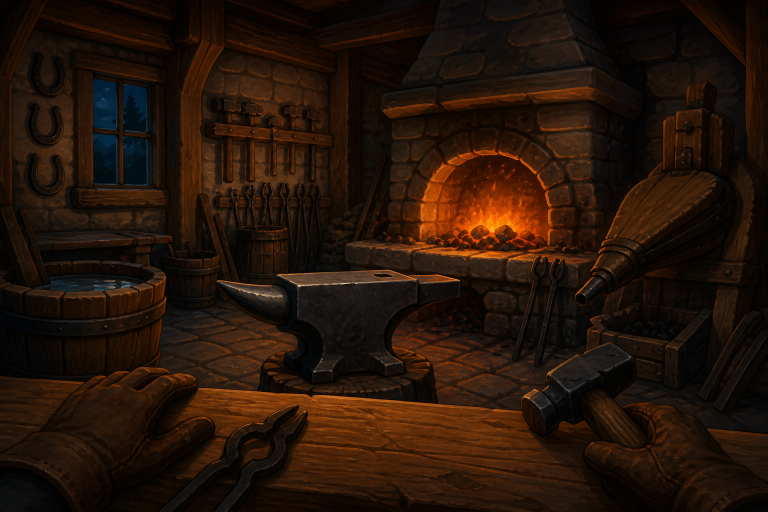
#> input picture art_style_demo/references/workshop_fp_ref.png, 1536 x 1024 px (shown at 1/2 size)
$ python measure_sprites.py
#> lines starting #> are read from the running program, lines starting #| are printed output that depends on the picture
#!/usr/bin/env python3
"""Measure unique colors and same-color clusters on sprites / refs.

Cluster = 4-connected component of identical RGBA. Speckles are size-1/2 clusters.
Paintings with huge palettes skip exact clustering and report quantized clusters instead.
"""

from __future__ import annotations

import csv
import json
import math
import sys
from collections import deque
from pathlib import Path

import numpy as np
from PIL import Image

ROOT = Path(__file__).resolve().parents[3]
OUT_DIR = Path(__file__).resolve().parents[1] / "experiment" / "metrics"

QUANTIZE_K = 32


def load_rgba(path: Path) -> np.ndarray:
    im = Image.open(path).convert("RGBA")
    return np.asarray(im)


def opaque_mask(arr: np.ndarray, alpha_min: int = 16) -> np.ndarray:
    return arr[..., 3] >= alpha_min


def unique_colors(arr: np.ndarray, mask: np.ndarray) -> int:
    if not np.any(mask):
        return 0
    packed = (
        arr[..., 0].astype(np.uint32) << 24
        | arr[..., 1].astype(np.uint32) << 16
        | arr[..., 2].astype(np.uint32) << 8
        | arr[..., 3].astype(np.uint32)
    )
    return int(np.unique(packed[mask]).size)


def kmeans_labels(arr: np.ndarray, mask: np.ndarray, k: int, seed: int = 0) -> np.ndarray:
    """Return HxW int labels; transparent pixels = -1."""
    from sklearn.cluster import MiniBatchKMeans

    h, w, _ = arr.shape
    labels = np.full((h, w), -1, dtype=np.int32)
    pts = arr[mask][:, :3].astype(np.float32)
    if pts.shape[0] == 0:
        return labels
    k_eff = int(min(k, pts.shape[0], unique_colors(arr, mask)))
    if k_eff <= 1:
        labels[mask] = 0
        return labels
    km = MiniBatchKMeans(n_clusters=k_eff, random_state=seed, batch_size=min(4096, pts.shape[0]), n_init=3)
    labels[mask] = km.fit_predict(pts)
    return labels


def cluster_sizes_from_labels(labels: np.ndarray) -> list[int]:
    h, w = labels.shape
    seen = np.zeros((h, w), dtype=bool)
    sizes: list[int] = []
    for y in range(h):
        row = labels[y]
        for x in range(w):
            if seen[y, x] or row[x] < 0:
                continue
            color = int(row[x])
            n = 0
            q = deque([(y, x)])
            seen[y, x] = True
            while q:
                cy, cx = q.popleft()
                n += 1
                if cx + 1 < w and not seen[cy, cx + 1] and labels[cy, cx + 1] == color:
                    seen[cy, cx + 1] = True
                    q.append((cy, cx + 1))
                if cx > 0 and not seen[cy, cx - 1] and labels[cy, cx - 1] == color:
                    seen[cy, cx - 1] = True
                    q.append((cy, cx - 1))
                if cy + 1 < h and not seen[cy + 1, cx] and labels[cy + 1, cx] == color:
                    seen[cy + 1, cx] = True
                    q.append((cy + 1, cx))
                if cy > 0 and not seen[cy - 1, cx] and labels[cy - 1, cx] == color:
                    seen[cy - 1, cx] = True
                    q.append((cy - 1, cx))
            sizes.append(n)
    return sizes


def summarize_clusters(sizes: list[int]) -> dict:
    if not sizes:
        return {
            "clusters": 0,
            "mean_cluster": 0.0,
            "median_cluster": 0.0,
            "speckle_ratio": 0.0,
            "readable_clusters": 0,
        }
    arr = np.array(sizes, dtype=np.float64)
    speckles = int(np.sum(arr <= 2))
    readable = int(np.sum(arr >= 4))
    return {
        "clusters": int(arr.size),
        "mean_cluster": float(arr.mean()),
        "median_cluster": float(np.median(arr)),
        "speckle_ratio": float(speckles / arr.size),
        "readable_clusters": readable,
    }


def measure(path: Path, group: str) -> dict:
    arr = load_rgba(path)
    h, w = arr.shape[:2]
    mask = opaque_mask(arr)
    opaque = int(mask.sum())
    colors = unique_colors(arr, mask)
    area = max(opaque, 1)
    sqrt_area = math.sqrt(area)
    rec: dict = {
        "group": group,
        "path": str(path.relative_to(ROOT)),
        "w": w,
        "h": h,
        "canvas": w * h,
        "opaque": opaque,
        "unique_colors": colors,
        "colors_per_sqrt": colors / sqrt_area,
        "pixels_per_color": area / max(colors, 1),
    }

    do_exact = colors > 0 and colors <= 256 and opaque <= 250_000
    if do_exact:
        packed = (
            arr[..., 0].astype(np.int32) << 16
            | arr[..., 1].astype(np.int32) << 8
            | arr[..., 2].astype(np.int32)
        )
        packed = np.where(mask, packed, -1)
        rec.update({f"exact_{k}": v for k, v in summarize_clusters(cluster_sizes_from_labels(packed)).items()})
    else:
        rec.update(
            {
                "exact_clusters": None,
                "exact_mean_cluster": None,
                "exact_median_cluster": None,
                "exact_speckle_ratio": None,
                "exact_readable_clusters": None,
            }
        )

    q_labels = kmeans_labels(arr, mask, QUANTIZE_K)
    rec.update({f"q32_{k}": v for k, v in summarize_clusters(cluster_sizes_from_labels(q_labels)).items()})
    rec["q32_colors"] = int(q_labels.max() + 1) if np.any(q_labels >= 0) else 0
    rec["q32_colors_per_sqrt"] = rec["q32_colors"] / sqrt_area
    rec["q32_pixels_per_color"] = area / max(rec["q32_colors"], 1)
    return rec


def targets() -> list[tuple[str, Path]]:
    items: list[tuple[str, Path]] = []
    refs = ROOT / "art_style_demo" / "references"
    for name in [
        "workshop_fp_ref.png",
        "street_day_ref.png",
        "street_night_ref.png",
        "workshop_fp_pixel_ref.png",
        "street_day_pixel_ref.png",
        "street_night_pixel_ref.png",
    ]:
        items.append(("demo_ref", refs / name))

    ase = ROOT / "Aseprite-User" / "export"
    for p in sorted(ase.rglob("*.png")):
        items.append(("aseprite_user", p))

    lpc_props = ROOT / "art_style_demo" / "shared" / "imported" / "lpc_blacksmith" / "props"
    for p in sorted(lpc_props.glob("*.png")):
        items.append(("lpc_prop", p))

    lpc_slices = ROOT / "art_style_demo" / "shared" / "imported" / "lpc_base_assets" / "slices"
    for name in [
        "barrel_0.png",
        "door_wood.png",
        "window_house.png",
        "sign_sword.png",
        "wall_brick_fill.png",
        "floor_cobble.png",
        "beam_wood.png",
        "horseshoe.png",
    ]:
        p = lpc_slices / name
        if p.exists():
            items.append(("lpc_slice", p))

    exp = ROOT / "art_style_demo" / "07_hd2d" / "experiment" / "out"
    if exp.exists():
        for p in sorted(exp.rglob("*.png")):
            if p.name == "contact_sheet.png" or p.name.startswith("view_"):
                continue
            if "prompt_lookdev" in p.parts:
                continue
            items.append(("experiment", p))
    return [(g, p) for g, p in items if p.exists()]


def main() -> int:
    OUT_DIR.mkdir(parents=True, exist_ok=True)
    rows = []
    for group, path in targets():
        print(f"measuring {group} {path.name} ...", flush=True)
        rec = measure(path, group)
#> in opaque_mask, `return arr[..., 3] >= alpha_min`: returned value: shape (1024, 1536) bool; every value is 1
#> in measure, `opaque = int(mask.sum())`: opaque = 1572864
#> in unique_colors, `packed = ( arr[..., 0].astype(np.uint32) << 24 | arr[..., 1].astype(np..`:
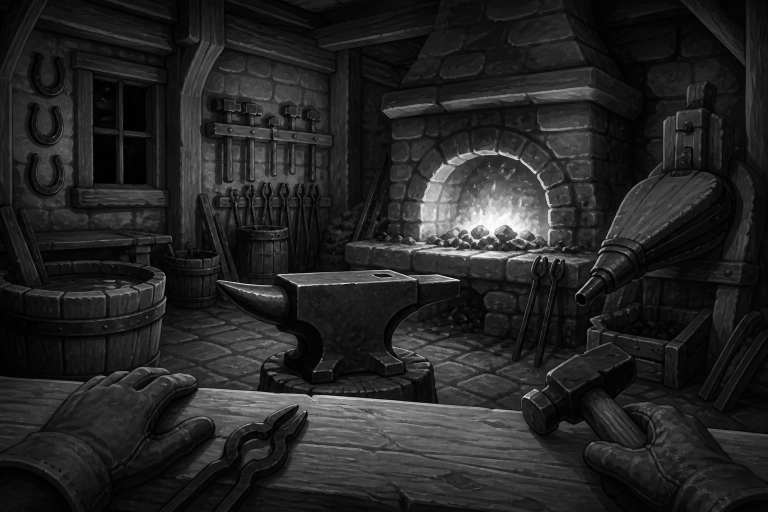
#> packed: shape (1024, 1536) uint32 (shown at 1/2 size); min 255, max 4.29e+09, mean 626574120.4; drawn with min black and max white
#> in measure, `colors = unique_colors(arr, mask)`: colors = 67527
#> in measure, `area = max(opaque, 1)`: area = 1572864
#> in measure, `sqrt_area = math.sqrt(area)`: sqrt_area = 1254.1
#> in measure, `do_exact = colors > 0 and colors <= 256 and opaque <= 250_000`: do_exact = False
#> in kmeans_labels, `k_eff = int(min(k, pts.shape[0], unique_colors(arr, mask)))`: k_eff = 32
#> in kmeans_labels, `labels[mask] = km.fit_predict(pts)`:
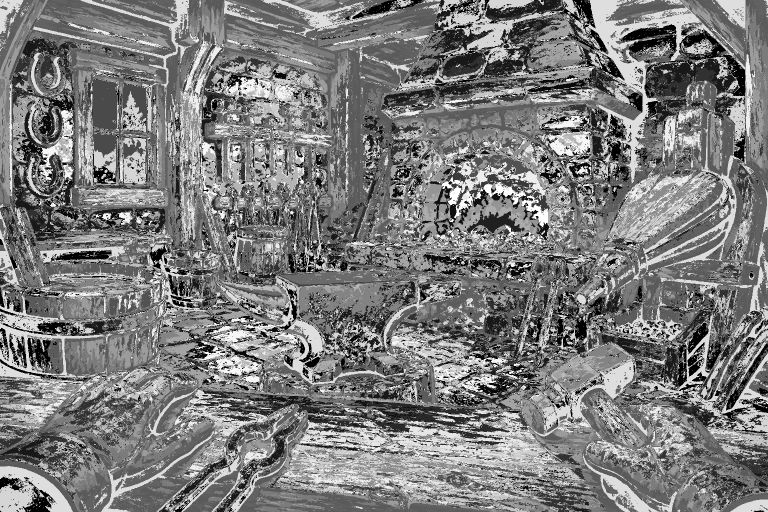
#> labels: shape (1024, 1536) int32 (shown at 1/2 size); min 0, max 31, mean 15.1; drawn with min black and max white
#> after the loop in cluster_sizes_from_labels, `for y in range(h):`: sizes = 180645 items
#> in summarize_clusters, `speckles = int(np.sum(arr <= 2))`: speckles = 134226
#> in summarize_clusters, `readable = int(np.sum(arr >= 4))`: readable = 34976
#> rec = 22 items
        rows.append(rec)
        print(
            f"  {rec['w']}x{rec['h']} opaque={rec['opaque']} colors={rec['unique_colors']} "
            f"c/√A={rec['colors_per_sqrt']:.3f} px/c={rec['pixels_per_color']:.1f}",
            flush=True,
        )
#|   1536x1024 opaque=1572864 colors=67527 c/√A=53.843 px/c=23.3
#> pass 2 of the loop in main, `for group, path in targets():`:
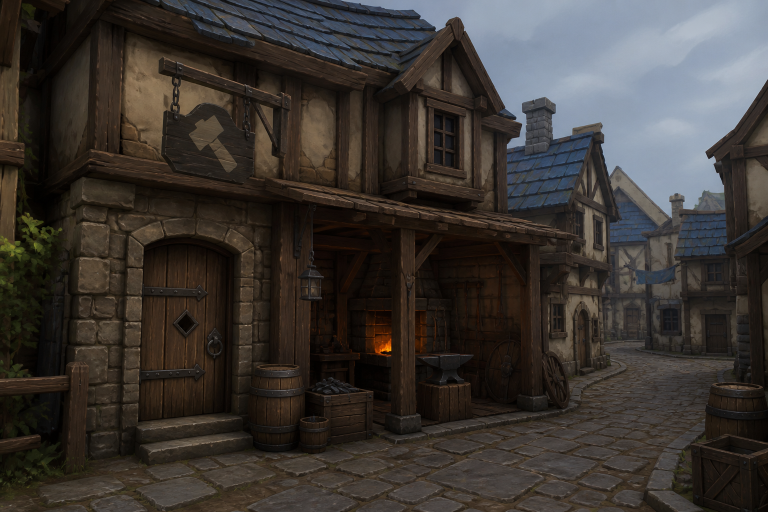
#> input picture art_style_demo/references/street_day_ref.png, 1536 x 1024 px (shown at 1/2 size)
#> in unique_colors (call 3), `packed = ( arr[..., 0].astype(np.uint32) << 24 | arr[..., 1].astype(np..`:
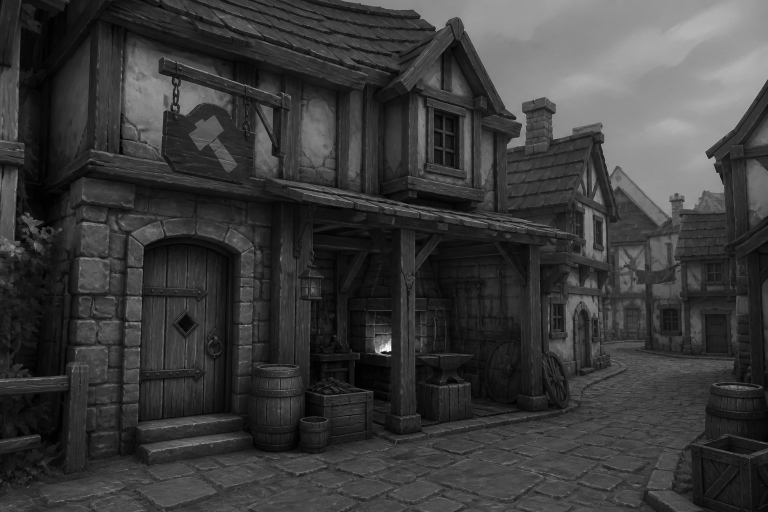
#> packed: shape (1024, 1536) uint32 (shown at 1/2 size); min 255, max 4.27e+09, mean 991631438.9; drawn with min black and max white
#> in kmeans_labels (call 2), `labels[mask] = km.fit_predict(pts)`:
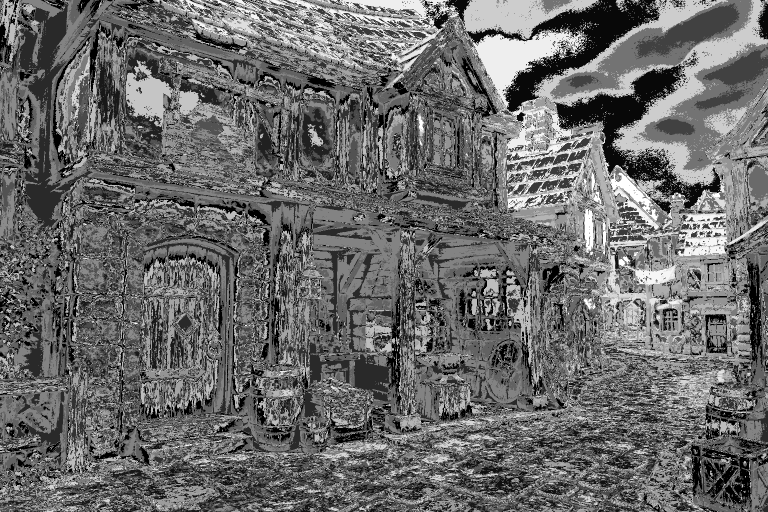
#> labels: shape (1024, 1536) int32 (shown at 1/2 size); min 0, max 31, mean 13; drawn with min black and max white
#|   1536x1024 opaque=1572864 colors=70871 c/√A=56.510 px/c=22.2
#> pass 3 of the loop in main, `for group, path in targets():`:
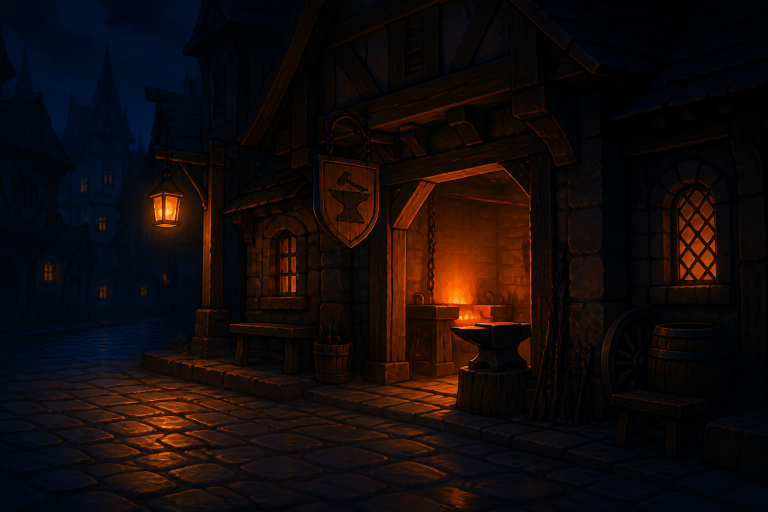
#> input picture art_style_demo/references/street_night_ref.png, 1536 x 1024 px (shown at 1/2 size)
#> in unique_colors (call 5), `packed = ( arr[..., 0].astype(np.uint32) << 24 | arr[..., 1].astype(np..`:
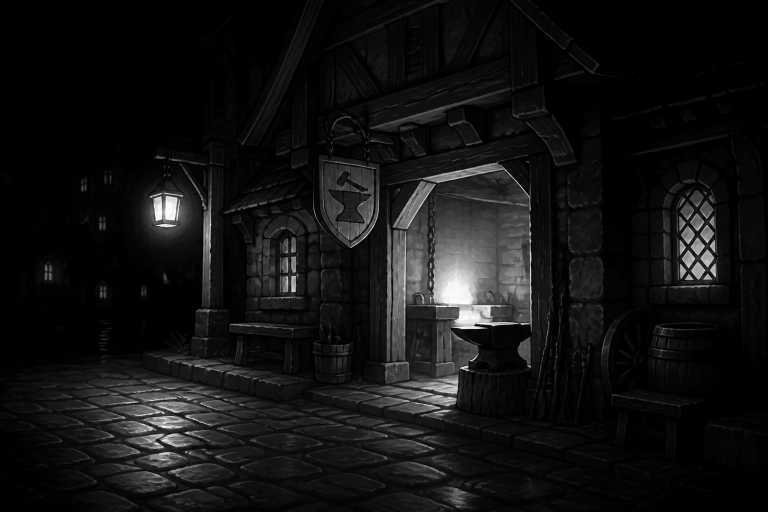
#> packed: shape (1024, 1536) uint32 (shown at 1/2 size); min 255, max 4.29e+09, mean 321528610.2; drawn with min black and max white
#> in kmeans_labels (call 3), `labels[mask] = km.fit_predict(pts)`:
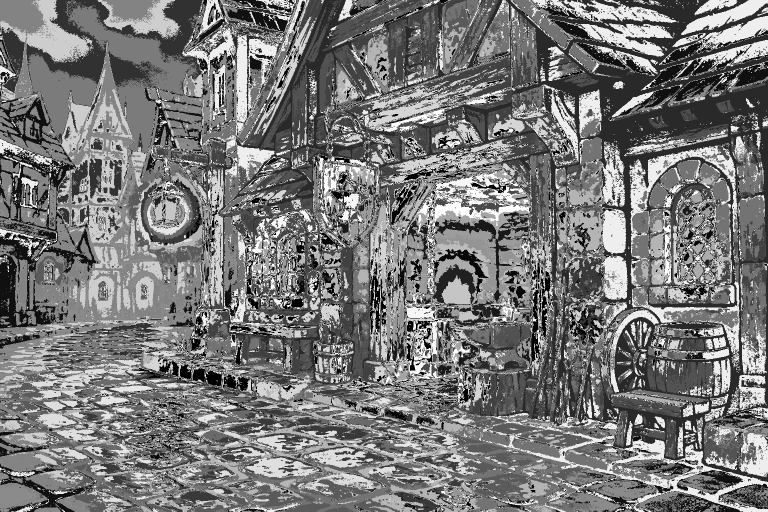
#> labels: shape (1024, 1536) int32 (shown at 1/2 size); min 0, max 31, mean 14.7; drawn with min black and max white
#|   1536x1024 opaque=1572864 colors=39166 c/√A=31.229 px/c=40.2
#> the loop made 6 passes; the first 3 are shown

    csv_path = OUT_DIR / "sprite_metrics.csv"
    json_path = OUT_DIR / "sprite_metrics.json"
    if rows:
        keys = list(rows[0].keys())
        with csv_path.open("w", newline="") as f:
            wri = csv.DictWriter(f, fieldnames=keys)
            wri.writeheader()
            wri.writerows(rows)
    json_path.write_text(json.dumps(rows, indent=2) + "\n")
    print(f"wrote {csv_path} ({len(rows)} rows)")
    return 0


if __name__ == "__main__":
    sys.exit(main())
#> (the program exits here)
